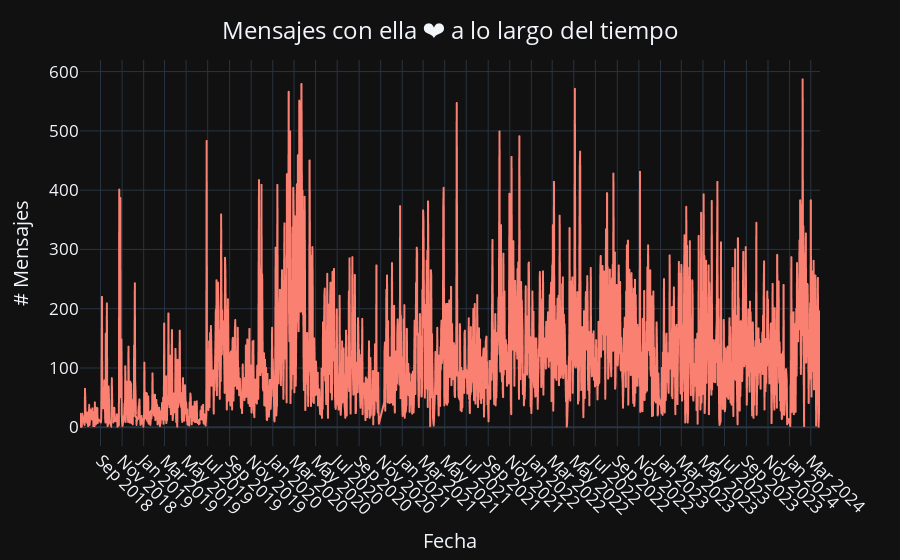

Source (notebook cell):
### Markdown cell above
#### Número de mensajes a través del tiempo

### Code cell
# Crear una columna de 1 para realizar el conteo de mensajes
df['# Mensajes por día'] = 1

# Sumar (contar) los mensajes que tengan la misma fecha
date_df = df.groupby('Fecha').sum().reset_index()

# Plotear la cantidad de mensajes respecto del tiempo
fig = px.line(date_df, x='Fecha', y='# Mensajes por día', color_discrete_sequence=['salmon'], template='plotly_dark')

# Ajustar el gráfico
fig.update_layout(
    title={'text': 'Mensajes con ella ❤️ a lo largo del tiempo', 'y':0.96, 'x':0.5, 'xanchor': 'center'},
    font=dict(size=17))
fig.update_xaxes(title_text='Fecha', tickangle=45, nticks=35)
fig.update_yaxes(title_text='# Mensajes')
fig.show()

### Figure 1 — Plotly figure (JSON) as saved in the notebook; plotly's stock layout.template omitted (floating-point values rounded to 4 significant figures; data arrays with more than 128 entries replaced by an {"elided": "..."} marker saying what was removed)
{"data": [{"hovertemplate": "Fecha=%{x}<br># Mensajes por día=%{y}<extra></extra>", "legendgroup": "", "line": {"color": "salmon", "dash": "solid"}, "marker": {"symbol": "circle"}, "mode": "lines", "name": "", "showlegend": false, "type": "scattergl", "x": {"elided": "2012 str values"}, "xaxis": "x", "y": {"elided": "2012 int values"}, "yaxis": "y"}], "layout": {"font": {"size": 17}, "legend": {"tracegroupgap": 0}, "margin": {"t": 60}, "title": {"text": "Mensajes con ella ❤️ a lo largo del tiempo", "x": 0.5, "xanchor": "center", "y": 0.96}, "xaxis": {"anchor": "y", "domain": [0, 1], "nticks": 35, "tickangle": 45, "title": {"text": "Fecha"}}, "yaxis": {"anchor": "x", "domain": [0, 1], "title": {"text": "# Mensajes"}}}}
